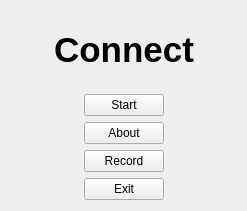
<?xml version="1.0" encoding="UTF-8"?>
<ui version="4.0">
 <class>Connect::Menu</class>
 <widget class="QWidget" name="Connect::Menu">
  <property name="geometry">
   <rect>
    <x>0</x>
    <y>0</y>
    <width>247</width>
    <height>211</height>
   </rect>
  </property>
  <property name="acceptDrops">
   <bool>false</bool>
  </property>
  <property name="windowTitle">
   <string>Connect Game</string>
  </property>
  <layout class="QVBoxLayout" name="verticalLayout_3">
   <item>
    <layout class="QHBoxLayout" name="horizontalLayoutTitle">
     <item>
      <spacer name="horizontalSpacerTitleLeft">
       <property name="orientation">
        <enum>Qt::Horizontal</enum>
       </property>
       <property name="sizeHint" stdset="0">
        <size>
         <width>40</width>
         <height>20</height>
        </size>
       </property>
      </spacer>
     </item>
     <item>
      <widget class="QLabel" name="Title">
       <property name="font">
        <font>
         <pointsize>26</pointsize>
         <bold>true</bold>
        </font>
       </property>
       <property name="text">
        <string>Connect</string>
       </property>
      </widget>
     </item>
     <item>
      <spacer name="horizontalSpacerTitleRight">
       <property name="orientation">
        <enum>Qt::Horizontal</enum>
       </property>
       <property name="sizeHint" stdset="0">
        <size>
         <width>40</width>
         <height>20</height>
        </size>
       </property>
      </spacer>
     </item>
    </layout>
   </item>
   <item>
    <layout class="QHBoxLayout" name="horizontalLayoutStart">
     <item>
      <spacer name="horizontalSpacerStartLeft">
       <property name="orientation">
        <enum>Qt::Horizontal</enum>
       </property>
       <property name="sizeHint" stdset="0">
        <size>
         <width>40</width>
         <height>20</height>
        </size>
       </property>
      </spacer>
     </item>
     <item>
      <widget class="QPushButton" name="pushButtonStart">
       <property name="text">
        <string>Start</string>
       </property>
      </widget>
     </item>
     <item>
      <spacer name="horizontalSpacerStartRight">
       <property name="orientation">
        <enum>Qt::Horizontal</enum>
       </property>
       <property name="sizeHint" stdset="0">
        <size>
         <width>40</width>
         <height>20</height>
        </size>
       </property>
      </spacer>
     </item>
    </layout>
   </item>
   <item>
    <layout class="QHBoxLayout" name="horizontalLayoutAbout">
     <item>
      <spacer name="horizontalSpacerAboutLeft">
       <property name="orientation">
        <enum>Qt::Horizontal</enum>
       </property>
       <property name="sizeHint" stdset="0">
        <size>
         <width>40</width>
         <height>20</height>
        </size>
       </property>
      </spacer>
     </item>
     <item>
      <widget class="QPushButton" name="pushButtonAbout">
       <property name="text">
        <string>About</string>
       </property>
      </widget>
     </item>
     <item>
      <spacer name="horizontalSpacerAboutRight">
       <property name="orientation">
        <enum>Qt::Horizontal</enum>
       </property>
       <property name="sizeHint" stdset="0">
        <size>
         <width>40</width>
         <height>20</height>
        </size>
       </property>
      </spacer>
     </item>
    </layout>
   </item>
   <item>
    <layout class="QHBoxLayout" name="horizontalLayoutRecord">
     <item>
      <spacer name="horizontalSpacerExitRecordLeft">
       <property name="orientation">
        <enum>Qt::Horizontal</enum>
       </property>
       <property name="sizeHint" stdset="0">
        <size>
         <width>40</width>
         <height>20</height>
        </size>
       </property>
      </spacer>
     </item>
     <item>
      <widget class="QPushButton" name="pushButtonRecord">
       <property name="text">
        <string>Record</string>
       </property>
      </widget>
     </item>
     <item>
      <spacer name="horizontalSpacerExitRecordRight">
       <property name="orientation">
        <enum>Qt::Horizontal</enum>
       </property>
       <property name="sizeHint" stdset="0">
        <size>
         <width>40</width>
         <height>20</height>
        </size>
       </property>
      </spacer>
     </item>
    </layout>
   </item>
   <item>
    <layout class="QHBoxLayout" name="horizontalLayout">
     <item>
      <spacer name="horizontalSpacerExitLeft">
       <property name="orientation">
        <enum>Qt::Horizontal</enum>
       </property>
       <property name="sizeHint" stdset="0">
        <size>
         <width>40</width>
         <height>20</height>
        </size>
       </property>
      </spacer>
     </item>
     <item>
      <widget class="QPushButton" name="pushButtonExit">
       <property name="text">
        <string>Exit</string>
       </property>
      </widget>
     </item>
     <item>
      <spacer name="horizontalSpacerExitRight">
       <property name="orientation">
        <enum>Qt::Horizontal</enum>
       </property>
       <property name="sizeHint" stdset="0">
        <size>
         <width>40</width>
         <height>20</height>
        </size>
       </property>
      </spacer>
     </item>
    </layout>
   </item>
  </layout>
 </widget>
 <resources/>
 <connections/>
</ui>
